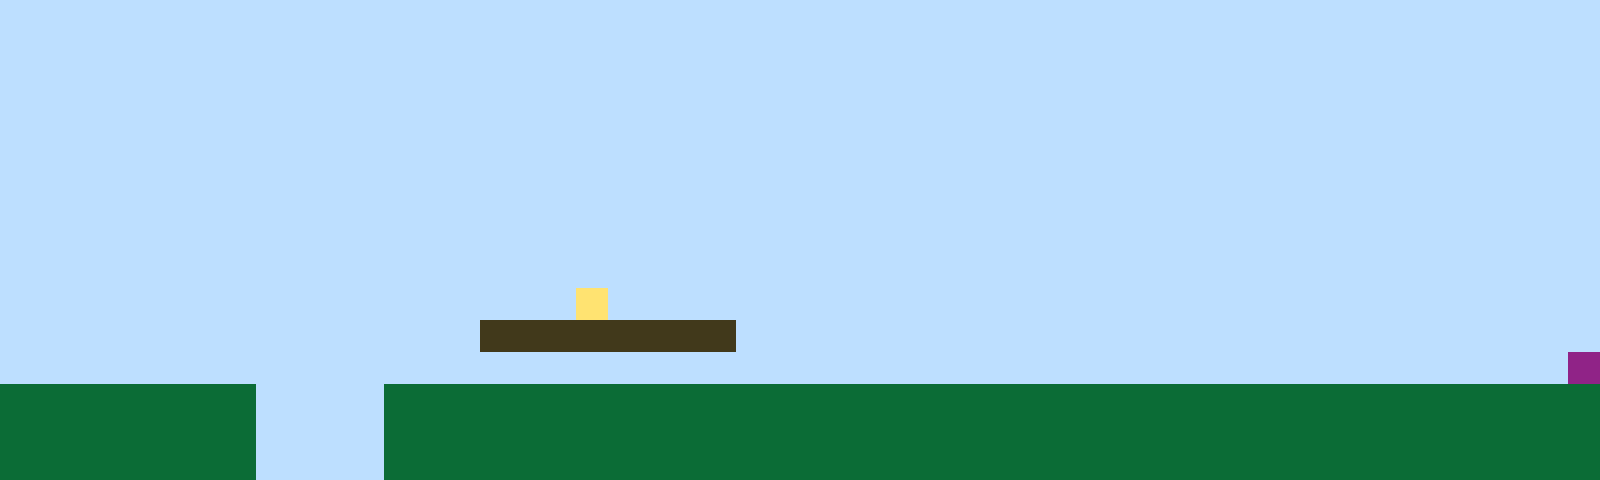

A 2D game scene composited from a Tiled map and its tileset images. What follows is a short description and the map's XML, with every tile layer's data as written:
An orthogonal 50x15 tile map with 32x32 px tiles, 1 tile layer (Tile Layer 1).

<map version="1.10" tiledversion="1.11.2" orientation="orthogonal" renderorder="right-up" width="50" height="15" tilewidth="32" tileheight="32" infinite="0" nextlayerid="2" nextobjectid="1"><editorsettings><export target="map1.csv" format="csv" /></editorsettings><tileset firstgid="1" name="sprites" tilewidth="32" tileheight="32" tilecount="6" columns="3"><image source="sprites.png" width="96" height="64" /></tileset><layer id="1" name="Tile Layer 1" width="50" height="15"><data encoding="csv">1,1,1,1,1,1,1,1,1,1,1,1,1,1,1,1,1,1,1,1,1,1,1,1,1,1,1,1,1,1,1,1,1,1,1,1,1,1,1,1,1,1,1,1,1,1,1,1,1,1,1,1,1,1,1,1,1,1,1,1,1,1,1,1,1,1,1,1,1,1,1,1,1,1,1,1,1,1,1,1,1,1,1,1,1,1,1,1,1,1,1,1,1,1,1,1,1,1,1,1,1,1,1,1,1,1,1,1,1,1,1,1,1,1,1,1,1,1,1,1,1,1,1,1,1,1,1,1,1,1,1,1,1,1,1,1,1,1,1,1,1,1,1,1,1,1,1,1,1,1,1,1,1,1,1,1,1,1,1,1,1,1,1,1,1,1,1,1,1,1,1,1,1,1,1,1,1,1,1,1,1,1,1,1,1,1,1,1,1,1,1,1,1,1,1,1,1,1,1,1,1,1,1,1,1,1,1,1,1,1,1,1,1,1,1,1,1,1,1,1,1,1,1,1,1,1,1,1,1,1,1,1,1,1,1,1,1,1,1,1,1,1,1,1,1,1,1,1,1,1,1,1,1,1,1,1,1,1,1,1,1,1,1,1,1,1,1,1,1,1,1,1,1,1,1,1,1,1,1,1,1,1,1,1,1,1,1,1,1,1,1,1,1,1,1,1,1,1,1,1,1,1,1,1,1,1,1,1,1,1,1,1,1,1,1,1,1,1,1,1,1,1,1,1,1,1,1,1,1,1,1,1,1,1,1,1,1,1,1,1,1,1,1,1,1,1,1,1,1,1,1,1,1,1,1,1,1,1,1,1,1,1,1,1,1,1,1,1,1,1,1,1,1,1,1,1,1,1,1,1,1,1,1,1,1,1,1,1,1,1,1,1,1,1,1,1,1,1,1,1,1,1,1,1,1,1,1,1,1,1,1,1,1,1,1,1,1,1,1,1,1,1,1,1,1,1,1,1,1,1,1,1,1,1,1,1,1,1,1,1,1,1,1,1,1,1,1,1,1,1,1,1,1,1,1,1,1,1,1,1,1,1,1,1,1,1,1,1,4,1,1,1,1,1,1,1,1,1,1,1,1,1,1,1,1,1,1,1,1,1,1,1,1,1,1,1,1,1,1,1,1,1,1,1,1,1,1,1,1,1,1,1,1,1,1,3,3,3,3,3,3,3,3,1,1,1,1,1,1,1,1,1,1,1,1,1,1,1,1,1,1,1,1,1,1,1,1,1,1,1,1,1,1,1,1,1,1,1,1,1,1,1,1,1,1,1,1,1,1,1,1,1,1,1,1,1,1,1,1,1,1,1,1,1,1,1,1,1,1,1,1,1,1,1,1,1,1,1,1,6,2,2,2,2,2,2,2,2,1,1,1,1,2,2,2,2,2,2,2,2,2,2,2,2,2,2,2,2,2,2,2,2,2,2,2,2,2,2,2,2,2,2,2,2,2,2,2,2,2,2,2,2,2,2,2,2,2,2,1,1,1,1,2,2,2,2,2,2,2,2,2,2,2,2,2,2,2,2,2,2,2,2,2,2,2,2,2,2,2,2,2,2,2,2,2,2,2,2,2,2,2,2,2,2,2,2,2,2,1,1,1,1,2,2,2,2,2,2,2,2,2,2,2,2,2,2,2,2,2,2,2,2,2,2,2,2,2,2,2,2,2,2,2,2,2,2,2,2,2,2</data></layer></map>
